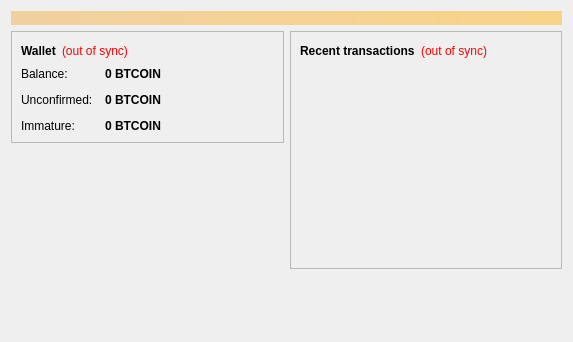
<?xml version="1.0" encoding="UTF-8"?>
<ui version="4.0">
 <class>OverviewPage</class>
 <widget class="QWidget" name="OverviewPage">
  <property name="geometry">
   <rect>
    <x>0</x>
    <y>0</y>
    <width>573</width>
    <height>342</height>
   </rect>
  </property>
  <property name="windowTitle">
   <string>Form</string>
  </property>
  <layout class="QVBoxLayout" name="topLayout">
   <item>
    <widget class="QLabel" name="labelAlerts">
     <property name="visible">
      <bool>false</bool>
     </property>
     <property name="styleSheet">
      <string notr="true">background-color: qlineargradient(x1: 0, y1: 0, x2: 1, y2: 0, stop:0 #F0D0A0, stop:1 #F8D488); color:#000000;</string>
     </property>
     <property name="wordWrap">
      <bool>true</bool>
     </property>
     <property name="margin">
      <number>3</number>
     </property>
    </widget>
   </item>
   <item>
    <layout class="QHBoxLayout" name="horizontalLayout" stretch="1,1">
     <item>
      <layout class="QVBoxLayout" name="verticalLayout_2">
       <item>
        <widget class="QFrame" name="frame">
         <property name="frameShape">
          <enum>QFrame::StyledPanel</enum>
         </property>
         <property name="frameShadow">
          <enum>QFrame::Raised</enum>
         </property>
         <layout class="QVBoxLayout" name="verticalLayout_4">
          <item>
           <layout class="QHBoxLayout" name="horizontalLayout_4">
            <item>
             <widget class="QLabel" name="label_5">
              <property name="font">
               <font>
                <weight>75</weight>
                <bold>true</bold>
               </font>
              </property>
              <property name="text">
               <string>Wallet</string>
              </property>
             </widget>
            </item>
            <item>
             <widget class="QLabel" name="labelWalletStatus">
              <property name="toolTip">
               <string>The displayed information may be out of date. Your wallet automatically synchronizes with the businesstechnologycoin network after a connection is established, but this process has not completed yet.</string>
              </property>
              <property name="styleSheet">
               <string notr="true">QLabel { color: red; }</string>
              </property>
              <property name="text">
               <string notr="true">(out of sync)</string>
              </property>
              <property name="alignment">
               <set>Qt::AlignLeading|Qt::AlignLeft|Qt::AlignVCenter</set>
              </property>
             </widget>
            </item>
            <item>
             <spacer name="horizontalSpacer_2">
              <property name="orientation">
               <enum>Qt::Horizontal</enum>
              </property>
              <property name="sizeHint" stdset="0">
               <size>
                <width>40</width>
                <height>20</height>
               </size>
              </property>
             </spacer>
            </item>
           </layout>
          </item>
          <item>
           <layout class="QFormLayout" name="formLayout_2">
            <property name="fieldGrowthPolicy">
             <enum>QFormLayout::AllNonFixedFieldsGrow</enum>
            </property>
            <property name="horizontalSpacing">
             <number>12</number>
            </property>
            <property name="verticalSpacing">
             <number>12</number>
            </property>
            <item row="0" column="0">
             <widget class="QLabel" name="label">
              <property name="text">
               <string>Balance:</string>
              </property>
             </widget>
            </item>
            <item row="0" column="1">
             <widget class="QLabel" name="labelBalance">
              <property name="font">
               <font>
                <weight>75</weight>
                <bold>true</bold>
               </font>
              </property>
              <property name="cursor">
               <cursorShape>IBeamCursor</cursorShape>
              </property>
              <property name="toolTip">
               <string>Your current balance</string>
              </property>
              <property name="text">
               <string notr="true">0 BTCOIN</string>
              </property>
              <property name="textInteractionFlags">
               <set>Qt::LinksAccessibleByMouse|Qt::TextSelectableByKeyboard|Qt::TextSelectableByMouse</set>
              </property>
             </widget>
            </item>
            <item row="1" column="0">
             <widget class="QLabel" name="label_3">
              <property name="text">
               <string>Unconfirmed:</string>
              </property>
             </widget>
            </item>
            <item row="1" column="1">
             <widget class="QLabel" name="labelUnconfirmed">
              <property name="font">
               <font>
                <weight>75</weight>
                <bold>true</bold>
               </font>
              </property>
              <property name="cursor">
               <cursorShape>IBeamCursor</cursorShape>
              </property>
              <property name="toolTip">
               <string>Total of transactions that have yet to be confirmed, and do not yet count toward the current balance</string>
              </property>
              <property name="text">
               <string notr="true">0 BTCOIN</string>
              </property>
              <property name="textInteractionFlags">
               <set>Qt::LinksAccessibleByMouse|Qt::TextSelectableByKeyboard|Qt::TextSelectableByMouse</set>
              </property>
             </widget>
            </item>
            <item row="2" column="0">
             <widget class="QLabel" name="labelImmatureText">
              <property name="text">
               <string>Immature:</string>
              </property>
             </widget>
            </item>
            <item row="2" column="1">
             <widget class="QLabel" name="labelImmature">
              <property name="font">
               <font>
                <weight>75</weight>
                <bold>true</bold>
               </font>
              </property>
              <property name="toolTip">
               <string>Mined balance that has not yet matured</string>
              </property>
              <property name="text">
               <string notr="true">0 BTCOIN</string>
              </property>
              <property name="textInteractionFlags">
               <set>Qt::LinksAccessibleByMouse|Qt::TextSelectableByKeyboard|Qt::TextSelectableByMouse</set>
              </property>
             </widget>
            </item>
           </layout>
          </item>
         </layout>
        </widget>
       </item>
       <item>
        <spacer name="verticalSpacer">
         <property name="orientation">
          <enum>Qt::Vertical</enum>
         </property>
         <property name="sizeHint" stdset="0">
          <size>
           <width>20</width>
           <height>40</height>
          </size>
         </property>
        </spacer>
       </item>
      </layout>
     </item>
     <item>
      <layout class="QVBoxLayout" name="verticalLayout_3">
       <item>
        <widget class="QFrame" name="frame_2">
         <property name="frameShape">
          <enum>QFrame::StyledPanel</enum>
         </property>
         <property name="frameShadow">
          <enum>QFrame::Raised</enum>
         </property>
         <layout class="QVBoxLayout" name="verticalLayout">
          <item>
           <layout class="QHBoxLayout" name="horizontalLayout_2">
            <item>
             <widget class="QLabel" name="label_4">
              <property name="text">
               <string>&lt;b&gt;Recent transactions&lt;/b&gt;</string>
              </property>
             </widget>
            </item>
            <item>
             <widget class="QLabel" name="labelTransactionsStatus">
              <property name="toolTip">
               <string>The displayed information may be out of date. Your wallet automatically synchronizes with the businesstechnologycoin network after a connection is established, but this process has not completed yet.</string>
              </property>
              <property name="styleSheet">
               <string notr="true">QLabel { color: red; }</string>
              </property>
              <property name="text">
               <string notr="true">(out of sync)</string>
              </property>
              <property name="alignment">
               <set>Qt::AlignRight|Qt::AlignTrailing|Qt::AlignVCenter</set>
              </property>
             </widget>
            </item>
            <item>
             <spacer name="horizontalSpacer">
              <property name="orientation">
               <enum>Qt::Horizontal</enum>
              </property>
              <property name="sizeHint" stdset="0">
               <size>
                <width>40</width>
                <height>20</height>
               </size>
              </property>
             </spacer>
            </item>
           </layout>
          </item>
          <item>
           <widget class="QListView" name="listTransactions">
            <property name="styleSheet">
             <string notr="true">QListView { background: transparent; }</string>
            </property>
            <property name="frameShape">
             <enum>QFrame::NoFrame</enum>
            </property>
            <property name="verticalScrollBarPolicy">
             <enum>Qt::ScrollBarAlwaysOff</enum>
            </property>
            <property name="horizontalScrollBarPolicy">
             <enum>Qt::ScrollBarAlwaysOff</enum>
            </property>
            <property name="selectionMode">
             <enum>QAbstractItemView::NoSelection</enum>
            </property>
           </widget>
          </item>
         </layout>
        </widget>
       </item>
       <item>
        <spacer name="verticalSpacer_2">
         <property name="orientation">
          <enum>Qt::Vertical</enum>
         </property>
         <property name="sizeHint" stdset="0">
          <size>
           <width>20</width>
           <height>40</height>
          </size>
         </property>
        </spacer>
       </item>
      </layout>
     </item>
    </layout>
   </item>
  </layout>
 </widget>
 <resources/>
 <connections/>
</ui>
